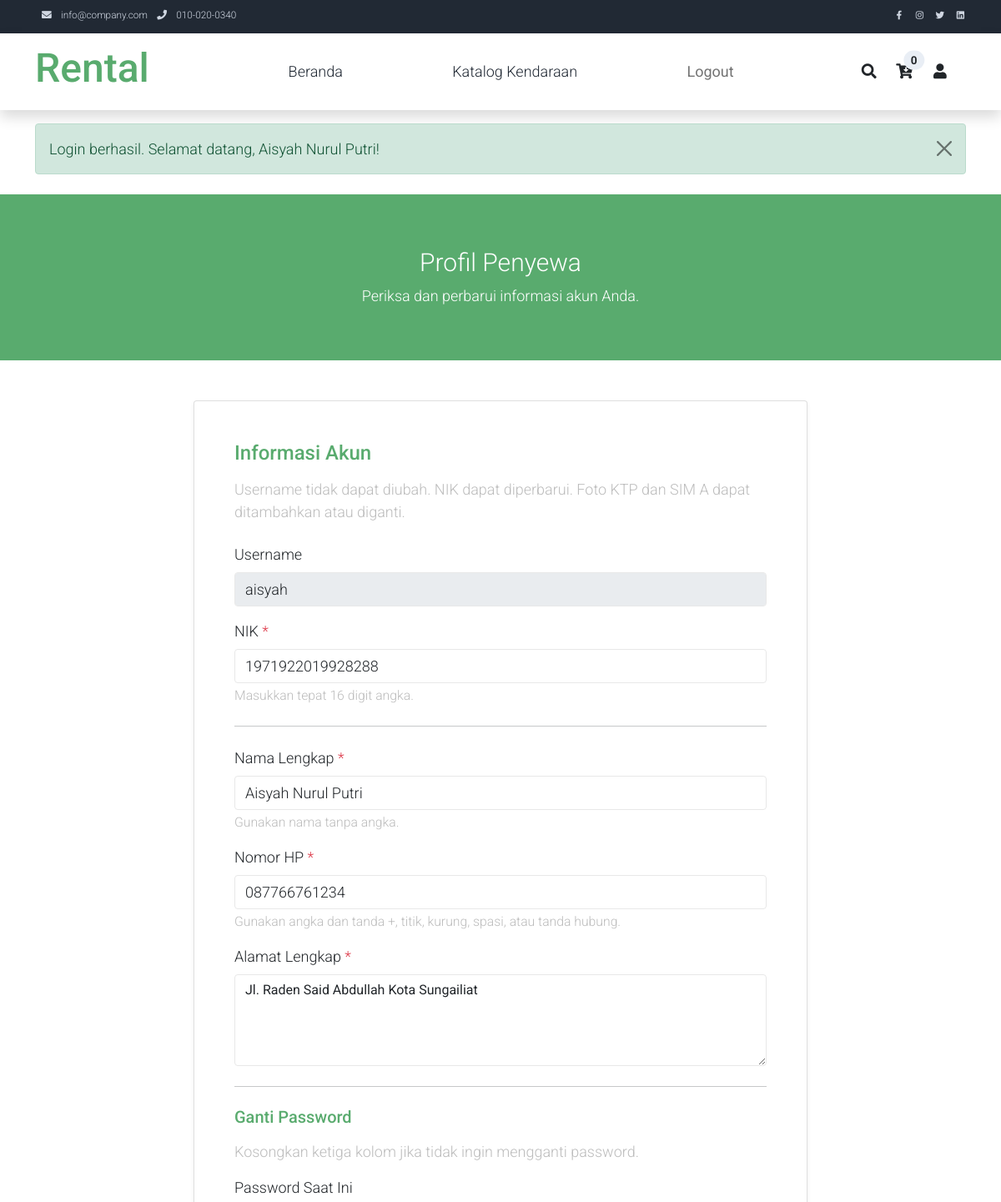
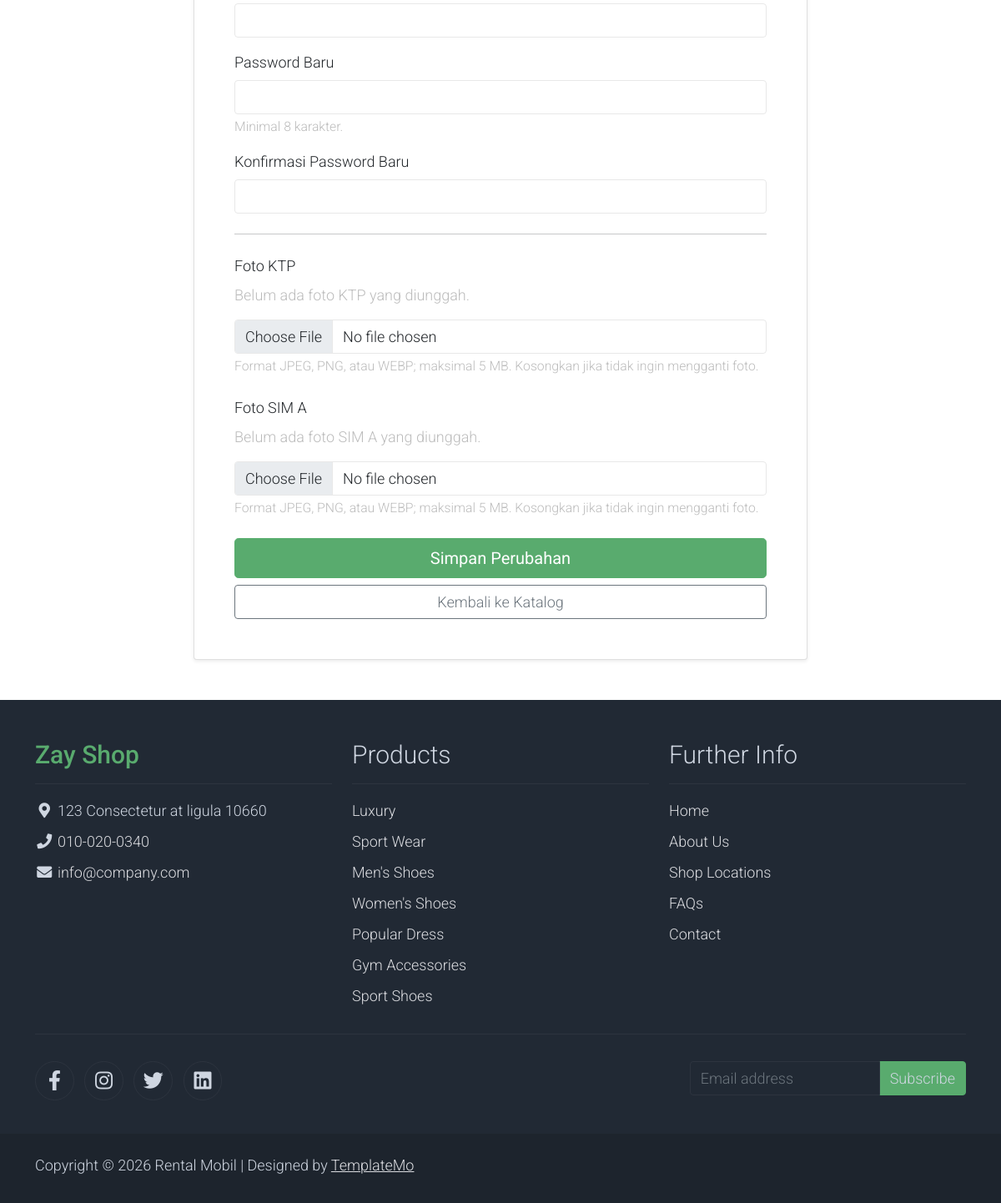
Page /penyewa/profil (signed in) on the committed database (2 pictures, top to bottom).
### tables this page shows
CREATE TABLE `t_penyewa` (
  `user_plg` varchar(15) NOT NULL,
  `sandi` char(60) NOT NULL,
  `nik` char(16) NOT NULL,
  `nm_lngkp` varchar(100) NOT NULL,
  `no_hp` varchar(15) NOT NULL,
  `almt_lngkp` varchar(300) NOT NULL,
  `ft_ktp` varchar(100) DEFAULT NULL,
  `ft_sim_a` varchar(100) DEFAULT NULL
);

### index.php (called while the page is built, shortened)
<?php
require_once APPPATH . 'config/config.php';
require_once APPPATH . 'helpers/url_helper.php';
require APPPATH . 'config/routes.php';
$uri = $_GET['route'] ?? ($_SERVER['PATH_INFO'] ?? '');
$router = new Router($route);
$router->dispatch($uri);

### application/config/config.php (called while the page is built)
<?php
$config = [];
$config['base_url'] = 'http://localhost/dpwl-0344300002/';
$config['index_page'] = '';

### application/helpers/url_helper.php (called while the page is built, shortened)
<?php
function site_url(string $uri = ''): string
{
  global $config;
  $base = rtrim($config['base_url'], '/');
  $indexPage = trim($config['index_page'], '/');
  $path = $indexPage === '' ? '' : '/' . $indexPage;
  $url = $base . $path;
  return $uri === '' ? $url : $url . '/' . ltrim($uri, '/');
}

### application/models/Penyewa_model.php (called while the page is built, shortened)
<?php
class Penyewa_model
{
  private mysqli $db;
  public function __construct()
  {
    global $db;
    $this->db = $db;
  }
  public function getProfil(string $userPlg): ?array
  {
    $sql = "SELECT
              user_plg,
              nik,
              nm_lngkp,
              no_hp,
              almt_lngkp,
              ft_ktp,
              ft_sim_a
            FROM t_penyewa
            WHERE user_plg = ?
            LIMIT 1";
    $stmt = $this->db->prepare($sql);
    $stmt->bind_param('s', $userPlg);
    if (!$stmt->execute()) {
      $stmt->close();
      throw new RuntimeException(
        'Pengambilan profil penyewa gagal dijalankan.'
      );
    }
    $result = $stmt->get_result();
    $row = $result->fetch_assoc();
    return $row ?: null;
  }
}

### application/views/penyewa/profil.php (the view, shortened to what this page needs)
<?php
$profil = $profil ?? [];
$old = $old ?? [];
$nik = $old['nik'] ?? $profil['nik'] ?? '';
$nama = $old['nm_lngkp'] ?? $profil['nm_lngkp'] ?? '';
$noHp = $old['no_hp'] ?? $profil['no_hp'] ?? '';
$alamat = $old['almt_lngkp'] ?? $profil['almt_lngkp'] ?? '';
$fotoKtp = $profil['ft_ktp'] ?? null;
$fotoSim = $profil['ft_sim_a'] ?? null;
$folderFoto = 'uploads/penyewa/';
require __DIR__ . '/../katalog/header.php';
require __DIR__ . '/../katalog/navbar.php';
?>
<section class="bg-success py-5">
  <div class="container">
    <div class="row">
      <div class="col-12 text-center">
        <h1 class="h2 text-white mt-3">Profil Penyewa</h1>
        <p class="text-white">
          Periksa dan perbarui informasi akun Anda.
        </p>
      </div>
    </div>
  </div>
</section>
<section class="container py-5">
  <div class="row">
    <div class="col-lg-8 m-auto">
      <div class="card shadow-sm">
        <div class="card-body p-4 p-lg-5">
          <h2 class="h4 text-success mb-3">Informasi Akun</h2>
          <p class="text-muted mb-4">
            Username tidak dapat diubah. NIK dapat diperbarui.
            Foto KTP dan SIM A dapat ditambahkan atau diganti.
          </p>
          <form
            action="<?= $e(site_url('penyewa/profil')) ?>"
            method="post"
            enctype="multipart/form-data">
            <div class="mb-3">
              <label for="user_plg" class="form-label">Username</label>
              <input
                type="text"
                class="form-control"
                id="user_plg"
                value="<?= $e($profil['user_plg'] ?? '') ?>"
                readonly>
            </div>
            <div class="mb-4">
              <label for="nik" class="form-label">
                NIK <span class="text-danger">*</span>
              </label>
              <input
                type="text"
                class="form-control"
                id="nik"
                name="nik"
                maxlength="16"
                minlength="16"
                pattern="[0-9]{16}"
                inputmode="numeric"
                value="<?= $e($nik) ?>"
                required>
              <small class="form-text text-muted">
                Masukkan tepat 16 digit angka.
              </small>
            </div>
            <hr class="my-4">
            <div class="mb-3">
              <label for="nm_lngkp" class="form-label">
                Nama Lengkap <span class="text-danger">*</span>
              </label>
              <input
                type="text"
                class="form-control"
                id="nm_lngkp"
                name="nm_lngkp"
                maxlength="100"
                pattern="[\p{L}\p{M} .'-]+"
                value="<?= $e($nama) ?>"
                required>
              <small class="form-text text-muted">
                Gunakan nama tanpa angka.
              </small>
            </div>
            <div class="mb-3">
              <label for="no_hp" class="form-label">
                Nomor HP <span class="text-danger">*</span>
              </label>
              <input
                type="tel"
                class="form-control"
                id="no_hp"
                name="no_hp"
                maxlength="15"
                pattern="[0-9+(). -]+"
                inputmode="tel"
                value="<?= $e($noHp) ?>"
                required>
              <small class="form-text text-muted">
                Gunakan angka dan tanda +, titik, kurung, spasi,
                atau tanda hubung.
              </small>
            </div>
            <div class="mb-4">
              <label for="almt_lngkp" class="form-label">
                Alamat Lengkap <span class="text-danger">*</span>
              </label>
              <textarea
                class="form-control"
                id="almt_lngkp"
                name="almt_lngkp"
                rows="4"
                maxlength="300"
                required><?= $e($alamat) ?></textarea>
            </div>
            <hr class="my-4">
            <h3 class="h5 text-success mb-3">Ganti Password</h3>
            <p class="text-muted">
              Kosongkan ketiga kolom jika tidak ingin mengganti password.
            </p>
            <div class="mb-3">
              <label for="password_saat_ini" class="form-label">
                Password Saat Ini
              </label>
              <input
                type="password"
                class="form-control"
                id="password_saat_ini"
                name="password_saat_ini"
                autocomplete="current-password">
            </div>
            <div class="mb-3">
              <label for="password_baru" class="form-label">
                Password Baru
              </label>
              <input
                type="password"
                class="form-control"
                id="password_baru"
                name="password_baru"
                minlength="8"
                maxlength="72"
                autocomplete="new-password">
              <small class="form-text text-muted">
                Minimal 8 karakter.
              </small>
            </div>
            <div class="mb-4">
              <label for="konfirmasi_password" class="form-label">
                Konfirmasi Password Baru
              </label>
              <input
                type="password"
                class="form-control"
                id="konfirmasi_password"
                name="konfirmasi_password"
                minlength="8"
                maxlength="72"
                autocomplete="new-password">
            </div>
            <hr class="my-4">
            <div class="mb-4">
              <label for="ft_ktp" class="form-label">
                Foto KTP
              </label>
              <?php if (!empty($fotoKtp)): ?>
                <div class="mb-3">
                  <p class="text-muted mb-2">Foto KTP saat ini:</p>
                  <a
                    href="<?= $e(base_url($folderFoto . rawurlencode($fotoKtp))) ?>"
                    target="_blank"
                    rel="noopener noreferrer">
                    <img
                      src="<?= $e(base_url($folderFoto . rawurlencode($fotoKtp))) ?>"
                      alt="Foto KTP penyewa"
                      class="img-thumbnail"
                      style="max-width: 320px; max-height: 220px;">
                  </a>
                </div>
              <?php else: ?>
                <p class="text-muted">
                  Belum ada foto KTP yang diunggah.
                </p>
              <?php endif; ?>
              <input
                type="file"
                class="form-control"
                id="ft_ktp"
                name="ft_ktp"
                accept=".jpg,.jpeg,.png,.webp,image/jpeg,image/png,image/webp">
              <small class="form-text text-muted">
                Format JPEG, PNG, atau WEBP; maksimal 5 MB.
                Kosongkan jika tidak ingin mengganti foto.
              </small>
            </div>
            <div class="mb-4">
              <label for="ft_sim_a" class="form-label">
                Foto SIM A
              </label>
              <?php if (!empty($fotoSim)): ?>
                <div class="mb-3">
                  <p class="text-muted mb-2">Foto SIM A saat ini:</p>
                  <a
                    href="<?= $e(base_url($folderFoto . rawurlencode($fotoSim))) ?>"
                    target="_blank"
                    rel="noopener noreferrer">
                    <img
                      src="<?= $e(base_url($folderFoto . rawurlencode($fotoSim))) ?>"
                      alt="Foto SIM A penyewa"
                      class="img-thumbnail"
                      style="max-width: 320px; max-height: 220px;">
                  </a>
                </div>
              <?php else: ?>
                <p class="text-muted">
                  Belum ada foto SIM A yang diunggah.
                </p>
              <?php endif; ?>
              <input
                type="file"
                class="form-control"
                id="ft_sim_a"
                name="ft_sim_a"
                accept=".jpg,.jpeg,.png,.webp,image/jpeg,image/png,image/webp">
              <small class="form-text text-muted">
                Format JPEG, PNG, atau WEBP; maksimal 5 MB.
                Kosongkan jika tidak ingin mengganti foto.
              </small>
            </div>
            <div class="d-grid gap-2">
              <button type="submit" class="btn btn-success btn-lg">
                Simpan Perubahan
              </button>
              <a
                href="<?= $e(site_url('katalog')) ?>"
                class="btn btn-outline-secondary">
                Kembali ke Katalog
              </a>
            </div>
          </form>
        </div>
      </div>
    </div>
  </div>
</section>
<?php require __DIR__ . '/../katalog/footer.php'; ?>

### assets/zay/css/templatemo.css (style rules this page uses)
body, ul, li, p, a, label, input, div { font-family: 'Roboto', sans-serif; font-size: 18px !important; font-weight: 300 !important; }
.h2 { font-family: 'Roboto', sans-serif; font-size: 30px !important; font-weight: 300; }
.text-muted { color: #bcbcbc !important; }
.text-success { color: #59ab6e !important; }
.bg-success { background-color: #59ab6e !important; }
.btn-success { background-color: #59ab6e !important; border-color: #56ae6c !important; }
.form-control { border: 1px solid #e8e8e8; }

### rows in the picture
t_penyewa: user_plg "aisyah", nik "1971922019928288", nm_lngkp "Aisyah Nurul Putri", no_hp "087766761234", almt_lngkp "Jl. Raden Said Abdullah Kota Sungailiat"

### other values in the picture
$jumlahKeranjang "0"
$e($flashPenyewaNav) "Login berhasil. Selamat datang, Aisyah Nurul Putri!"
